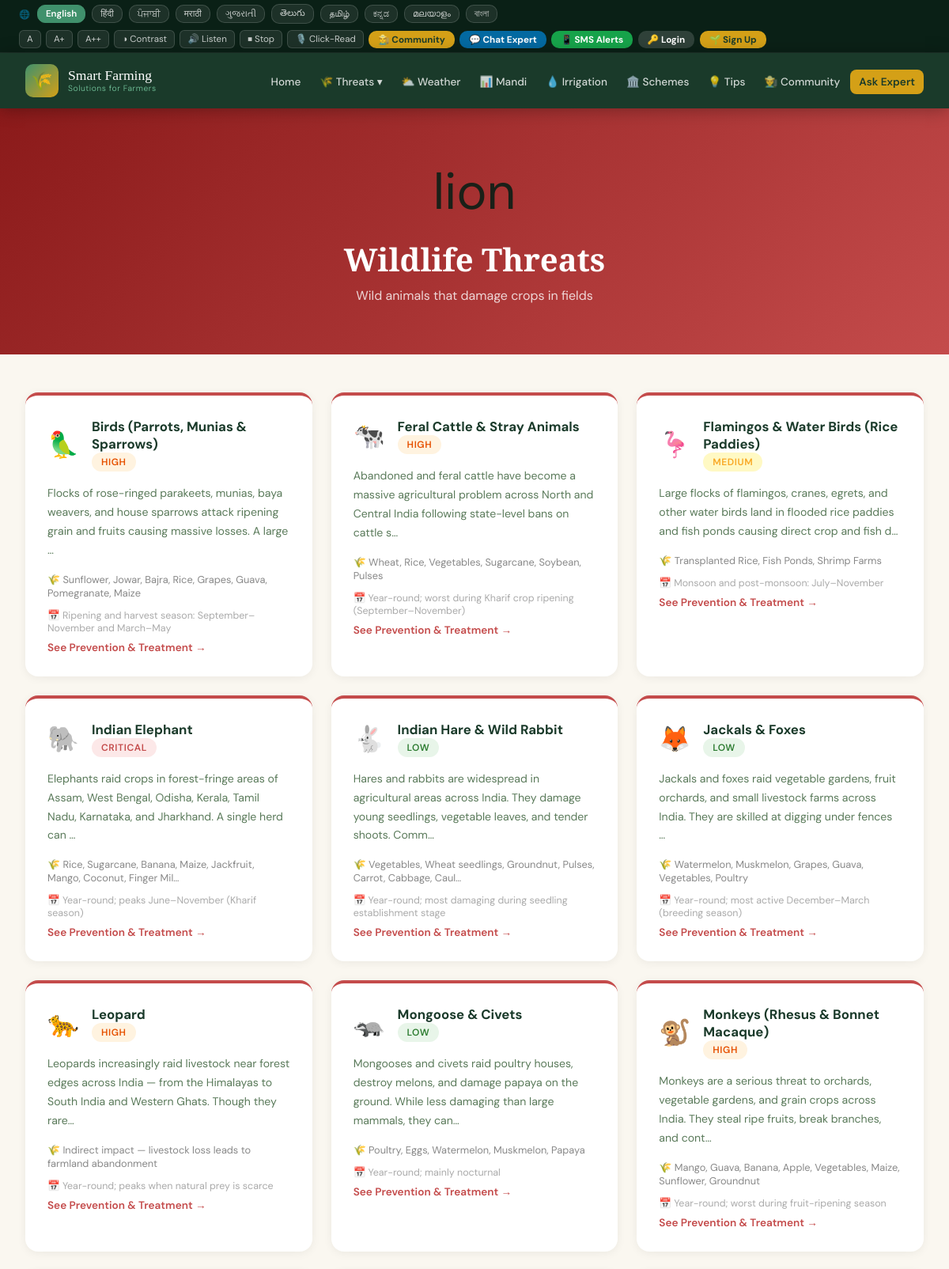
The app's page /wildlife/ (upper part) with its own data.
### farming/models.py (models this page shows, shortened)
class Threat(models.Model):
    name = models.CharField(max_length=200)
    category = models.CharField(max_length=20, choices=ThreatCategory.choices)
    description = models.TextField()
    affected_crops = models.CharField(max_length=500)
    prevention_methods = models.TextField()
    treatment = models.TextField()
    season = models.CharField(max_length=100, default='All seasons')
    severity = models.CharField(max_length=20, choices=[
        ('low', 'Low'), ('medium', 'Medium'), ('high', 'High'), ('critical', 'Critical')
    ], default='medium')
    icon = models.CharField(max_length=10, default='🐛')
    created_at = models.DateTimeField(auto_now_add=True)
    class Meta:
        ordering = ['category', 'name']

### farming/views.py (the view)
# urls.py: path('wildlife/', views.wildlife, name='wildlife'),
def wildlife(request):
    threats = Threat.objects.filter(category='wildlife')
    return render(request, 'farming/category_page.html', {
        'threats': threats, 'category_name': 'Wildlife Threats', 'category': 'wildlife',
        'description': 'Wild animals that damage crops in fields', 'icon': 'lion', 'color': 'wildlife',
    })

### farming/templates/farming/category_page.html (shortened to what this page needs)
{% extends 'farming/base.html' %}
{% block content %}
<div class="cat-header">
    <span class="big-icon">{{ icon }}</span>
    <h1>{{ category_name }}</h1>
    <p>{{ description }}</p>
</div>
<div class="threats-grid">
    {% for threat in threats %}
    <a href="{% url 'threat_detail' threat.pk %}" class="threat-card">
        <div class="tc-top">
            <span class="tc-icon">{{ threat.icon }}</span>
            <div>
                <h3>{{ threat.name }}</h3>
                <span class="badge badge-{{ threat.severity }}">{{ threat.get_severity_display }}</span>
            </div>
        </div>
        <p class="tc-desc">{{ threat.description|truncatechars:140 }}</p>
        <div class="tc-crops">🌾 {{ threat.affected_crops|truncatechars:70 }}</div>
        <div class="tc-season" style="font-size:0.78rem;color:#aaa;margin-bottom:0.5rem;">📅 {{ threat.season }}</div>
        <div class="tc-link">See Prevention & Treatment →</div>
    </a>
    {% empty %}
    <div style="grid-column:1/-1;text-align:center;padding:3rem;color:#888;">
        <p>No threats documented yet in this category.</p>
    </div>
    {% endfor %}
</div>
{% endblock %}

### farming/templates/farming/base.html (style rules this page uses)
:root { --green-deep: #1a3a2a; --green-mid: #2d6a4f; --green-bright: #40916c; --green-light: #74c69d; --gold: #d4a017; --gold-light: #f4c842; --cream: #faf7f0; --white: #ffffff; --text-dark: #1a2018; --shadow: 0 8px 32px rgba(26,58,42,0.15); --shadow-lg: 0 20px 60px rgba(26,58,42,0.2); --wildlife: #c44b4b; --pest: #c47a1a; --weed: #3a7a3a; }
* { margin: 0; padding: 0; box-sizing: border-box; }
body { font-family: 'DM Sans', sans-serif; background: var(--cream); color: var(--text-dark); min-height: 100vh; }
.badge { display: inline-block; padding: 4px 12px; border-radius: 20px; font-size: 0.75rem; font-weight: 600; text-transform: uppercase; letter-spacing: 0.05em; }
.badge-critical { background: #fce8e8; color: #c44b4b; }
.badge-high { background: #fff3e0; color: #e65100; }
.badge-medium { background: #fff9c4; color: #f9a825; }
.badge-low { background: #e8f5e9; color: #2e7d32; }

### records on screen
Threat: icon "🦜", name "Birds (Parrots, Munias & Sparrows)", severity "HIGH", description "Flocks of rose-ringed parakeets, munias, baya weavers, and house sparrows attack ripening grain and fruits causing massive losses. A large …", affected_crops "Sunflower, Jowar, Bajra, Rice, Grapes, Guava, Pomegranate, Maize", season "Ripening and harvest season: September–November and March–May"
Threat: icon "🐄", name "Feral Cattle & Stray Animals", severity "HIGH", description "Abandoned and feral cattle have become a massive agricultural problem across North and Central India following state-level bans on cattle s…", affected_crops "Wheat, Rice, Vegetables, Sugarcane, Soybean, Pulses", season "Year-round; worst during Kharif crop ripening (September–November)"
Threat: icon "🦩", name "Flamingos & Water Birds (Rice Paddies)", severity "MEDIUM", description "Large flocks of flamingos, cranes, egrets, and other water birds land in flooded rice paddies and fish ponds causing direct crop and fish d…", affected_crops "Transplanted Rice, Fish Ponds, Shrimp Farms", season "Monsoon and post-monsoon: July–November"
Threat: icon "🐘", name "Indian Elephant", severity "CRITICAL", description "Elephants raid crops in forest-fringe areas of Assam, West Bengal, Odisha, Kerala, Tamil Nadu, Karnataka, and Jharkhand. A single herd can …", affected_crops "Rice, Sugarcane, Banana, Maize, Jackfruit, Mango, Coconut, Finger Mil…", season "Year-round; peaks June–November (Kharif season)"
Threat: icon "🐇", name "Indian Hare & Wild Rabbit", severity "LOW", description "Hares and rabbits are widespread in agricultural areas across India. They damage young seedlings, vegetable leaves, and tender shoots. Comm…", affected_crops "Vegetables, Wheat seedlings, Groundnut, Pulses, Carrot, Cabbage, Caul…", season "Year-round; most damaging during seedling establishment stage"
Threat: icon "🦊", name "Jackals & Foxes", severity "LOW", description "Jackals and foxes raid vegetable gardens, fruit orchards, and small livestock farms across India. They are skilled at digging under fences …", affected_crops "Watermelon, Muskmelon, Grapes, Guava, Vegetables, Poultry", season "Year-round; most active December–March (breeding season)"
Threat: icon "🐆", name "Leopard", severity "HIGH", description "Leopards increasingly raid livestock near forest edges across India — from the Himalayas to South India and Western Ghats. Though they rare…", affected_crops "Indirect impact — livestock loss leads to farmland abandonment", season "Year-round; peaks when natural prey is scarce"
Threat: icon "🦡", name "Mongoose & Civets", severity "LOW", description "Mongooses and civets raid poultry houses, destroy melons, and damage papaya on the ground. While less damaging than large mammals, they can…", affected_crops "Poultry, Eggs, Watermelon, Muskmelon, Papaya", season "Year-round; mainly nocturnal"
Threat: icon "🐒", name "Monkeys (Rhesus & Bonnet Macaque)", severity "HIGH", description "Monkeys are a serious threat to orchards, vegetable gardens, and grain crops across India. They steal ripe fruits, break branches, and cont…", affected_crops "Mango, Guava, Banana, Apple, Vegetables, Maize, Sunflower, Groundnut", season "Year-round; worst during fruit-ripening season"

### other values on screen
{{ icon }} "lion"
{{ category_name }} "Wildlife Threats"
{{ description }} "Wild animals that damage crops in fields"
